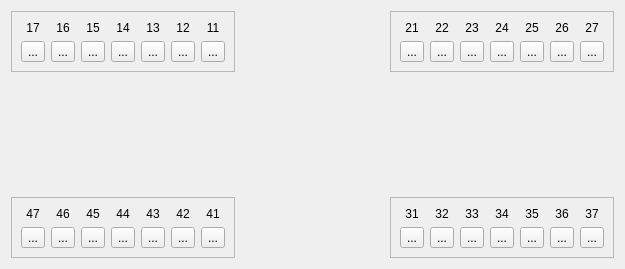
<?xml version="1.0" encoding="UTF-8"?>
<ui version="4.0">
 <class>TeethForm</class>
 <widget class="QWidget" name="TeethForm">
  <property name="geometry">
   <rect>
    <x>0</x>
    <y>0</y>
    <width>625</width>
    <height>269</height>
   </rect>
  </property>
  <property name="windowTitle">
   <string>Form</string>
  </property>
  <layout class="QVBoxLayout" name="verticalLayout_34">
   <item>
    <layout class="QVBoxLayout" name="verticalLayout_33">
     <item>
      <layout class="QHBoxLayout" name="horizontalLayout_6">
       <item>
        <widget class="QFrame" name="frame">
         <property name="frameShape">
          <enum>QFrame::StyledPanel</enum>
         </property>
         <property name="frameShadow">
          <enum>QFrame::Raised</enum>
         </property>
         <layout class="QVBoxLayout" name="verticalLayout_29">
          <item>
           <layout class="QHBoxLayout" name="horizontalLayout">
            <item>
             <layout class="QVBoxLayout" name="verticalLayout_7">
              <item>
               <widget class="QLabel" name="label">
                <property name="styleSheet">
                 <string notr="true">QLabel {color: rgb(0, 255, 0)};
</string>
                </property>
                <property name="text">
                 <string>17</string>
                </property>
                <property name="alignment">
                 <set>Qt::AlignCenter</set>
                </property>
               </widget>
              </item>
              <item>
               <widget class="QToolButton" name="toolButton_17">
                <property name="styleSheet">
                 <string notr="true"/>
                </property>
                <property name="text">
                 <string>...</string>
                </property>
                <property name="icon">
                 <iconset resource="Image.qrc">
                  <normaloff>:/teeth/teeth/topLeft/17.png</normaloff>:/teeth/teeth/topLeft/17.png</iconset>
                </property>
                <property name="iconSize">
                 <size>
                  <width>25</width>
                  <height>60</height>
                 </size>
                </property>
               </widget>
              </item>
             </layout>
            </item>
            <item>
             <layout class="QVBoxLayout" name="verticalLayout_6">
              <item>
               <widget class="QLabel" name="label_7">
                <property name="styleSheet">
                 <string notr="true">QLabel {color: rgb(0, 255, 0)};
</string>
                </property>
                <property name="text">
                 <string>16</string>
                </property>
                <property name="alignment">
                 <set>Qt::AlignCenter</set>
                </property>
               </widget>
              </item>
              <item>
               <widget class="QToolButton" name="toolButton_16">
                <property name="text">
                 <string>...</string>
                </property>
                <property name="icon">
                 <iconset resource="Image.qrc">
                  <normaloff>:/teeth/teeth/topLeft/16.png</normaloff>:/teeth/teeth/topLeft/16.png</iconset>
                </property>
                <property name="iconSize">
                 <size>
                  <width>25</width>
                  <height>60</height>
                 </size>
                </property>
               </widget>
              </item>
             </layout>
            </item>
            <item>
             <layout class="QVBoxLayout" name="verticalLayout_5">
              <item>
               <widget class="QLabel" name="label_6">
                <property name="styleSheet">
                 <string notr="true">QLabel {color: rgb(0, 255, 0)};
</string>
                </property>
                <property name="text">
                 <string>15</string>
                </property>
                <property name="alignment">
                 <set>Qt::AlignCenter</set>
                </property>
               </widget>
              </item>
              <item>
               <widget class="QToolButton" name="toolButton_15">
                <property name="text">
                 <string>...</string>
                </property>
                <property name="icon">
                 <iconset resource="Image.qrc">
                  <normaloff>:/teeth/teeth/topLeft/15.png</normaloff>:/teeth/teeth/topLeft/15.png</iconset>
                </property>
                <property name="iconSize">
                 <size>
                  <width>25</width>
                  <height>60</height>
                 </size>
                </property>
               </widget>
              </item>
             </layout>
            </item>
            <item>
             <layout class="QVBoxLayout" name="verticalLayout_4">
              <item>
               <widget class="QLabel" name="label_5">
                <property name="styleSheet">
                 <string notr="true">QLabel {color: rgb(0, 255, 0)};
</string>
                </property>
                <property name="text">
                 <string>14</string>
                </property>
                <property name="alignment">
                 <set>Qt::AlignCenter</set>
                </property>
               </widget>
              </item>
              <item>
               <widget class="QToolButton" name="toolButton_14">
                <property name="text">
                 <string>...</string>
                </property>
                <property name="icon">
                 <iconset resource="Image.qrc">
                  <normaloff>:/teeth/teeth/topLeft/15.png</normaloff>:/teeth/teeth/topLeft/15.png</iconset>
                </property>
                <property name="iconSize">
                 <size>
                  <width>25</width>
                  <height>60</height>
                 </size>
                </property>
               </widget>
              </item>
             </layout>
            </item>
            <item>
             <layout class="QVBoxLayout" name="verticalLayout_3">
              <item>
               <widget class="QLabel" name="label_4">
                <property name="styleSheet">
                 <string notr="true">QLabel {color: rgb(0, 255, 0)};
</string>
                </property>
                <property name="text">
                 <string>13</string>
                </property>
                <property name="alignment">
                 <set>Qt::AlignCenter</set>
                </property>
               </widget>
              </item>
              <item>
               <widget class="QToolButton" name="toolButton_13">
                <property name="text">
                 <string>...</string>
                </property>
                <property name="icon">
                 <iconset resource="Image.qrc">
                  <normaloff>:/teeth/teeth/topLeft/13.png</normaloff>:/teeth/teeth/topLeft/13.png</iconset>
                </property>
                <property name="iconSize">
                 <size>
                  <width>25</width>
                  <height>60</height>
                 </size>
                </property>
               </widget>
              </item>
             </layout>
            </item>
            <item>
             <layout class="QVBoxLayout" name="verticalLayout_2">
              <item>
               <widget class="QLabel" name="label_3">
                <property name="styleSheet">
                 <string notr="true">QLabel {color: rgb(0, 255, 0)};
</string>
                </property>
                <property name="text">
                 <string>12</string>
                </property>
                <property name="alignment">
                 <set>Qt::AlignCenter</set>
                </property>
               </widget>
              </item>
              <item>
               <widget class="QToolButton" name="toolButton_12">
                <property name="text">
                 <string>...</string>
                </property>
                <property name="icon">
                 <iconset resource="Image.qrc">
                  <normaloff>:/teeth/teeth/topLeft/12.png</normaloff>:/teeth/teeth/topLeft/12.png</iconset>
                </property>
                <property name="iconSize">
                 <size>
                  <width>25</width>
                  <height>60</height>
                 </size>
                </property>
               </widget>
              </item>
             </layout>
            </item>
            <item>
             <layout class="QVBoxLayout" name="verticalLayout">
              <item>
               <widget class="QLabel" name="label_2">
                <property name="styleSheet">
                 <string notr="true">QLabel {color: rgb(0, 255, 0)};
</string>
                </property>
                <property name="text">
                 <string>11</string>
                </property>
                <property name="alignment">
                 <set>Qt::AlignCenter</set>
                </property>
               </widget>
              </item>
              <item>
               <widget class="QToolButton" name="toolButton_11">
                <property name="text">
                 <string>...</string>
                </property>
                <property name="icon">
                 <iconset resource="Image.qrc">
                  <normaloff>:/teeth/teeth/topLeft/11.png</normaloff>:/teeth/teeth/topLeft/11.png</iconset>
                </property>
                <property name="iconSize">
                 <size>
                  <width>25</width>
                  <height>60</height>
                 </size>
                </property>
               </widget>
              </item>
             </layout>
            </item>
           </layout>
          </item>
         </layout>
        </widget>
       </item>
       <item>
        <spacer name="horizontalSpacer">
         <property name="orientation">
          <enum>Qt::Horizontal</enum>
         </property>
         <property name="sizeHint" stdset="0">
          <size>
           <width>18</width>
           <height>20</height>
          </size>
         </property>
        </spacer>
       </item>
       <item>
        <widget class="QFrame" name="frame_2">
         <property name="frameShape">
          <enum>QFrame::StyledPanel</enum>
         </property>
         <property name="frameShadow">
          <enum>QFrame::Raised</enum>
         </property>
         <layout class="QVBoxLayout" name="verticalLayout_30">
          <item>
           <layout class="QHBoxLayout" name="horizontalLayout_2">
            <item>
             <layout class="QVBoxLayout" name="verticalLayout_8">
              <item>
               <widget class="QLabel" name="label_13">
                <property name="styleSheet">
                 <string notr="true">QLabel {color: rgb(0, 255, 0)};
</string>
                </property>
                <property name="text">
                 <string>21</string>
                </property>
                <property name="alignment">
                 <set>Qt::AlignCenter</set>
                </property>
               </widget>
              </item>
              <item>
               <widget class="QToolButton" name="toolButton_21">
                <property name="text">
                 <string>...</string>
                </property>
                <property name="icon">
                 <iconset resource="Image.qrc">
                  <normaloff>:/teeth/teeth/topRight/21.png</normaloff>:/teeth/teeth/topRight/21.png</iconset>
                </property>
                <property name="iconSize">
                 <size>
                  <width>25</width>
                  <height>60</height>
                 </size>
                </property>
               </widget>
              </item>
             </layout>
            </item>
            <item>
             <layout class="QVBoxLayout" name="verticalLayout_9">
              <item>
               <widget class="QLabel" name="label_10">
                <property name="styleSheet">
                 <string notr="true">QLabel {color: rgb(0, 255, 0)};
</string>
                </property>
                <property name="text">
                 <string>22</string>
                </property>
                <property name="alignment">
                 <set>Qt::AlignCenter</set>
                </property>
               </widget>
              </item>
              <item>
               <widget class="QToolButton" name="toolButton_22">
                <property name="text">
                 <string>...</string>
                </property>
                <property name="icon">
                 <iconset resource="Image.qrc">
                  <normaloff>:/teeth/teeth/topRight/22.png</normaloff>:/teeth/teeth/topRight/22.png</iconset>
                </property>
                <property name="iconSize">
                 <size>
                  <width>25</width>
                  <height>60</height>
                 </size>
                </property>
               </widget>
              </item>
             </layout>
            </item>
            <item>
             <layout class="QVBoxLayout" name="verticalLayout_10">
              <item>
               <widget class="QLabel" name="label_8">
                <property name="styleSheet">
                 <string notr="true">QLabel {color: rgb(0, 255, 0)};
</string>
                </property>
                <property name="text">
                 <string>23</string>
                </property>
                <property name="alignment">
                 <set>Qt::AlignCenter</set>
                </property>
               </widget>
              </item>
              <item>
               <widget class="QToolButton" name="toolButton_23">
                <property name="text">
                 <string>...</string>
                </property>
                <property name="icon">
                 <iconset resource="Image.qrc">
                  <normaloff>:/teeth/teeth/topRight/23.png</normaloff>:/teeth/teeth/topRight/23.png</iconset>
                </property>
                <property name="iconSize">
                 <size>
                  <width>25</width>
                  <height>60</height>
                 </size>
                </property>
               </widget>
              </item>
             </layout>
            </item>
            <item>
             <layout class="QVBoxLayout" name="verticalLayout_11">
              <item>
               <widget class="QLabel" name="label_14">
                <property name="styleSheet">
                 <string notr="true">QLabel {color: rgb(0, 255, 0)};
</string>
                </property>
                <property name="text">
                 <string>24</string>
                </property>
                <property name="alignment">
                 <set>Qt::AlignCenter</set>
                </property>
               </widget>
              </item>
              <item>
               <widget class="QToolButton" name="toolButton_24">
                <property name="text">
                 <string>...</string>
                </property>
                <property name="icon">
                 <iconset resource="Image.qrc">
                  <normaloff>:/teeth/teeth/topRight/24.png</normaloff>:/teeth/teeth/topRight/24.png</iconset>
                </property>
                <property name="iconSize">
                 <size>
                  <width>25</width>
                  <height>60</height>
                 </size>
                </property>
               </widget>
              </item>
             </layout>
            </item>
            <item>
             <layout class="QVBoxLayout" name="verticalLayout_12">
              <item>
               <widget class="QLabel" name="label_9">
                <property name="styleSheet">
                 <string notr="true">QLabel {color: rgb(0, 255, 0)};
</string>
                </property>
                <property name="text">
                 <string>25</string>
                </property>
                <property name="alignment">
                 <set>Qt::AlignCenter</set>
                </property>
               </widget>
              </item>
              <item>
               <widget class="QToolButton" name="toolButton_25">
                <property name="text">
                 <string>...</string>
                </property>
                <property name="icon">
                 <iconset resource="Image.qrc">
                  <normaloff>:/teeth/teeth/topRight/25.png</normaloff>:/teeth/teeth/topRight/25.png</iconset>
                </property>
                <property name="iconSize">
                 <size>
                  <width>25</width>
                  <height>60</height>
                 </size>
                </property>
               </widget>
              </item>
             </layout>
            </item>
            <item>
             <layout class="QVBoxLayout" name="verticalLayout_13">
              <item>
               <widget class="QLabel" name="label_11">
                <property name="styleSheet">
                 <string notr="true">QLabel {color: rgb(0, 255, 0)};
</string>
                </property>
                <property name="text">
                 <string>26</string>
                </property>
                <property name="alignment">
                 <set>Qt::AlignCenter</set>
                </property>
               </widget>
              </item>
              <item>
               <widget class="QToolButton" name="toolButton_26">
                <property name="text">
                 <string>...</string>
                </property>
                <property name="icon">
                 <iconset resource="Image.qrc">
                  <normaloff>:/teeth/teeth/topRight/26.png</normaloff>:/teeth/teeth/topRight/26.png</iconset>
                </property>
                <property name="iconSize">
                 <size>
                  <width>25</width>
                  <height>60</height>
                 </size>
                </property>
               </widget>
              </item>
             </layout>
            </item>
            <item>
             <layout class="QVBoxLayout" name="verticalLayout_14">
              <item>
               <widget class="QLabel" name="label_12">
                <property name="styleSheet">
                 <string notr="true">QLabel {color: rgb(0, 255, 0)};
</string>
                </property>
                <property name="text">
                 <string>27</string>
                </property>
                <property name="alignment">
                 <set>Qt::AlignCenter</set>
                </property>
               </widget>
              </item>
              <item>
               <widget class="QToolButton" name="toolButton_27">
                <property name="text">
                 <string>...</string>
                </property>
                <property name="icon">
                 <iconset resource="Image.qrc">
                  <normaloff>:/teeth/teeth/topRight/27.png</normaloff>:/teeth/teeth/topRight/27.png</iconset>
                </property>
                <property name="iconSize">
                 <size>
                  <width>25</width>
                  <height>60</height>
                 </size>
                </property>
               </widget>
              </item>
             </layout>
            </item>
           </layout>
          </item>
         </layout>
        </widget>
       </item>
      </layout>
     </item>
     <item>
      <spacer name="verticalSpacer">
       <property name="orientation">
        <enum>Qt::Vertical</enum>
       </property>
       <property name="sizeHint" stdset="0">
        <size>
         <width>20</width>
         <height>17</height>
        </size>
       </property>
      </spacer>
     </item>
     <item>
      <layout class="QHBoxLayout" name="horizontalLayout_5">
       <item>
        <widget class="QFrame" name="frame_3">
         <property name="frameShape">
          <enum>QFrame::StyledPanel</enum>
         </property>
         <property name="frameShadow">
          <enum>QFrame::Raised</enum>
         </property>
         <layout class="QVBoxLayout" name="verticalLayout_31">
          <item>
           <layout class="QHBoxLayout" name="horizontalLayout_3">
            <item>
             <layout class="QVBoxLayout" name="verticalLayout_28">
              <item>
               <widget class="QLabel" name="label_20">
                <property name="styleSheet">
                 <string notr="true">QLabel {color: rgb(0, 255, 0)};
</string>
                </property>
                <property name="text">
                 <string>47</string>
                </property>
                <property name="alignment">
                 <set>Qt::AlignCenter</set>
                </property>
               </widget>
              </item>
              <item>
               <widget class="QToolButton" name="toolButton_47">
                <property name="text">
                 <string>...</string>
                </property>
                <property name="icon">
                 <iconset resource="Image.qrc">
                  <normaloff>:/teeth/teeth/bottomLeft/47.png</normaloff>:/teeth/teeth/bottomLeft/47.png</iconset>
                </property>
                <property name="iconSize">
                 <size>
                  <width>25</width>
                  <height>60</height>
                 </size>
                </property>
               </widget>
              </item>
             </layout>
            </item>
            <item>
             <layout class="QVBoxLayout" name="verticalLayout_27">
              <item>
               <widget class="QLabel" name="label_17">
                <property name="styleSheet">
                 <string notr="true">QLabel {color: rgb(0, 255, 0)};
</string>
                </property>
                <property name="text">
                 <string>46</string>
                </property>
                <property name="alignment">
                 <set>Qt::AlignCenter</set>
                </property>
               </widget>
              </item>
              <item>
               <widget class="QToolButton" name="toolButton_46">
                <property name="text">
                 <string>...</string>
                </property>
                <property name="icon">
                 <iconset resource="Image.qrc">
                  <normaloff>:/teeth/teeth/bottomLeft/46.png</normaloff>:/teeth/teeth/bottomLeft/46.png</iconset>
                </property>
                <property name="iconSize">
                 <size>
                  <width>25</width>
                  <height>60</height>
                 </size>
                </property>
               </widget>
              </item>
             </layout>
            </item>
            <item>
             <layout class="QVBoxLayout" name="verticalLayout_26">
              <item>
               <widget class="QLabel" name="label_15">
                <property name="styleSheet">
                 <string notr="true">QLabel {color: rgb(0, 255, 0)};
</string>
                </property>
                <property name="text">
                 <string>45</string>
                </property>
                <property name="alignment">
                 <set>Qt::AlignCenter</set>
                </property>
               </widget>
              </item>
              <item>
               <widget class="QToolButton" name="toolButton_45">
                <property name="text">
                 <string>...</string>
                </property>
                <property name="icon">
                 <iconset resource="Image.qrc">
                  <normaloff>:/teeth/teeth/bottomLeft/45.png</normaloff>:/teeth/teeth/bottomLeft/45.png</iconset>
                </property>
                <property name="iconSize">
                 <size>
                  <width>25</width>
                  <height>60</height>
                 </size>
                </property>
               </widget>
              </item>
             </layout>
            </item>
            <item>
             <layout class="QVBoxLayout" name="verticalLayout_25">
              <item>
               <widget class="QLabel" name="label_21">
                <property name="styleSheet">
                 <string notr="true">QLabel {color: rgb(0, 255, 0)};
</string>
                </property>
                <property name="text">
                 <string>44</string>
                </property>
                <property name="alignment">
                 <set>Qt::AlignCenter</set>
                </property>
               </widget>
              </item>
              <item>
               <widget class="QToolButton" name="toolButton_44">
                <property name="text">
                 <string>...</string>
                </property>
                <property name="icon">
                 <iconset resource="Image.qrc">
                  <normaloff>:/teeth/teeth/bottomLeft/44.png</normaloff>:/teeth/teeth/bottomLeft/44.png</iconset>
                </property>
                <property name="iconSize">
                 <size>
                  <width>25</width>
                  <height>60</height>
                 </size>
                </property>
               </widget>
              </item>
             </layout>
            </item>
            <item>
             <layout class="QVBoxLayout" name="verticalLayout_24">
              <item>
               <widget class="QLabel" name="label_16">
                <property name="styleSheet">
                 <string notr="true">QLabel {color: rgb(0, 255, 0)};
</string>
                </property>
                <property name="text">
                 <string>43</string>
                </property>
                <property name="alignment">
                 <set>Qt::AlignCenter</set>
                </property>
               </widget>
              </item>
              <item>
               <widget class="QToolButton" name="toolButton_43">
                <property name="text">
                 <string>...</string>
                </property>
                <property name="icon">
                 <iconset resource="Image.qrc">
                  <normaloff>:/teeth/teeth/bottomLeft/43.png</normaloff>:/teeth/teeth/bottomLeft/43.png</iconset>
                </property>
                <property name="iconSize">
                 <size>
                  <width>25</width>
                  <height>60</height>
                 </size>
                </property>
               </widget>
              </item>
             </layout>
            </item>
            <item>
             <layout class="QVBoxLayout" name="verticalLayout_23">
              <item>
               <widget class="QLabel" name="label_18">
                <property name="styleSheet">
                 <string notr="true">QLabel {color: rgb(0, 255, 0)};
</string>
                </property>
                <property name="text">
                 <string>42</string>
                </property>
                <property name="alignment">
                 <set>Qt::AlignCenter</set>
                </property>
               </widget>
              </item>
              <item>
               <widget class="QToolButton" name="toolButton_42">
                <property name="text">
                 <string>...</string>
                </property>
                <property name="icon">
                 <iconset resource="Image.qrc">
                  <normaloff>:/teeth/teeth/bottomLeft/42.png</normaloff>:/teeth/teeth/bottomLeft/42.png</iconset>
                </property>
                <property name="iconSize">
                 <size>
                  <width>25</width>
                  <height>60</height>
                 </size>
                </property>
               </widget>
              </item>
             </layout>
            </item>
            <item>
             <layout class="QVBoxLayout" name="verticalLayout_22">
              <item>
               <widget class="QLabel" name="label_19">
                <property name="styleSheet">
                 <string notr="true">QLabel {color: rgb(0, 255, 0)};
</string>
                </property>
                <property name="text">
                 <string>41</string>
                </property>
                <property name="alignment">
                 <set>Qt::AlignCenter</set>
                </property>
               </widget>
              </item>
              <item>
               <widget class="QToolButton" name="toolButton_41">
                <property name="text">
                 <string>...</string>
                </property>
                <property name="icon">
                 <iconset resource="Image.qrc">
                  <normaloff>:/teeth/teeth/bottomLeft/41.png</normaloff>:/teeth/teeth/bottomLeft/41.png</iconset>
                </property>
                <property name="iconSize">
                 <size>
                  <width>25</width>
                  <height>60</height>
                 </size>
                </property>
               </widget>
              </item>
             </layout>
            </item>
           </layout>
          </item>
         </layout>
        </widget>
       </item>
       <item>
        <spacer name="horizontalSpacer_2">
         <property name="orientation">
          <enum>Qt::Horizontal</enum>
         </property>
         <property name="sizeHint" stdset="0">
          <size>
           <width>18</width>
           <height>20</height>
          </size>
         </property>
        </spacer>
       </item>
       <item>
        <widget class="QFrame" name="frame_4">
         <property name="frameShape">
          <enum>QFrame::StyledPanel</enum>
         </property>
         <property name="frameShadow">
          <enum>QFrame::Raised</enum>
         </property>
         <layout class="QVBoxLayout" name="verticalLayout_32">
          <item>
           <layout class="QHBoxLayout" name="horizontalLayout_4">
            <item>
             <layout class="QVBoxLayout" name="verticalLayout_15">
              <item>
               <widget class="QLabel" name="label_27">
                <property name="styleSheet">
                 <string notr="true">QLabel {color: rgb(0, 255, 0)};
</string>
                </property>
                <property name="text">
                 <string>31</string>
                </property>
                <property name="alignment">
                 <set>Qt::AlignCenter</set>
                </property>
               </widget>
              </item>
              <item>
               <widget class="QToolButton" name="toolButton_31">
                <property name="text">
                 <string>...</string>
                </property>
                <property name="icon">
                 <iconset resource="Image.qrc">
                  <normaloff>:/teeth/teeth/bottomRight/31.png</normaloff>:/teeth/teeth/bottomRight/31.png</iconset>
                </property>
                <property name="iconSize">
                 <size>
                  <width>25</width>
                  <height>60</height>
                 </size>
                </property>
               </widget>
              </item>
             </layout>
            </item>
            <item>
             <layout class="QVBoxLayout" name="verticalLayout_16">
              <item>
               <widget class="QLabel" name="label_24">
                <property name="styleSheet">
                 <string notr="true">QLabel {color: rgb(0, 255, 0)};
</string>
                </property>
                <property name="text">
                 <string>32</string>
                </property>
                <property name="alignment">
                 <set>Qt::AlignCenter</set>
                </property>
               </widget>
              </item>
              <item>
               <widget class="QToolButton" name="toolButton_32">
                <property name="text">
                 <string>...</string>
                </property>
                <property name="icon">
                 <iconset resource="Image.qrc">
                  <normaloff>:/teeth/teeth/bottomRight/32.png</normaloff>:/teeth/teeth/bottomRight/32.png</iconset>
                </property>
                <property name="iconSize">
                 <size>
                  <width>25</width>
                  <height>60</height>
                 </size>
                </property>
               </widget>
              </item>
             </layout>
            </item>
            <item>
             <layout class="QVBoxLayout" name="verticalLayout_17">
              <item>
               <widget class="QLabel" name="label_22">
                <property name="styleSheet">
                 <string notr="true">QLabel {color: rgb(0, 255, 0)};
</string>
                </property>
                <property name="text">
                 <string>33</string>
                </property>
                <property name="alignment">
                 <set>Qt::AlignCenter</set>
                </property>
               </widget>
              </item>
              <item>
               <widget class="QToolButton" name="toolButton_33">
                <property name="text">
                 <string>...</string>
                </property>
                <property name="icon">
                 <iconset resource="Image.qrc">
                  <normaloff>:/teeth/teeth/bottomRight/33.png</normaloff>:/teeth/teeth/bottomRight/33.png</iconset>
                </property>
                <property name="iconSize">
                 <size>
                  <width>25</width>
                  <height>60</height>
                 </size>
                </property>
               </widget>
              </item>
             </layout>
            </item>
            <item>
             <layout class="QVBoxLayout" name="verticalLayout_18">
              <item>
               <widget class="QLabel" name="label_28">
                <property name="styleSheet">
                 <string notr="true">QLabel {color: rgb(0, 255, 0)};
</string>
                </property>
                <property name="text">
                 <string>34</string>
                </property>
                <property name="alignment">
                 <set>Qt::AlignCenter</set>
                </property>
               </widget>
              </item>
              <item>
               <widget class="QToolButton" name="toolButton_34">
                <property name="text">
                 <string>...</string>
                </property>
                <property name="icon">
                 <iconset resource="Image.qrc">
                  <normaloff>:/teeth/teeth/bottomRight/34.png</normaloff>:/teeth/teeth/bottomRight/34.png</iconset>
                </property>
                <property name="iconSize">
                 <size>
                  <width>25</width>
                  <height>60</height>
                 </size>
                </property>
               </widget>
              </item>
             </layout>
            </item>
            <item>
             <layout class="QVBoxLayout" name="verticalLayout_19">
              <item>
               <widget class="QLabel" name="label_23">
                <property name="styleSheet">
                 <string notr="true">QLabel {color: rgb(0, 255, 0)};
</string>
                </property>
                <property name="text">
                 <string>35</string>
                </property>
                <property name="alignment">
                 <set>Qt::AlignCenter</set>
                </property>
               </widget>
              </item>
              <item>
               <widget class="QToolButton" name="toolButton_35">
                <property name="text">
                 <string>...</string>
                </property>
                <property name="icon">
                 <iconset resource="Image.qrc">
                  <normaloff>:/teeth/teeth/bottomRight/35.png</normaloff>:/teeth/teeth/bottomRight/35.png</iconset>
                </property>
                <property name="iconSize">
                 <size>
                  <width>25</width>
                  <height>60</height>
                 </size>
                </property>
               </widget>
              </item>
             </layout>
            </item>
            <item>
             <layout class="QVBoxLayout" name="verticalLayout_20">
              <item>
               <widget class="QLabel" name="label_25">
                <property name="styleSheet">
                 <string notr="true">QLabel {color: rgb(0, 255, 0)};
</string>
                </property>
                <property name="text">
                 <string>36</string>
                </property>
                <property name="alignment">
                 <set>Qt::AlignCenter</set>
                </property>
               </widget>
              </item>
              <item>
               <widget class="QToolButton" name="toolButton_36">
                <property name="text">
                 <string>...</string>
                </property>
                <property name="icon">
                 <iconset resource="Image.qrc">
                  <normaloff>:/teeth/teeth/bottomRight/36.png</normaloff>:/teeth/teeth/bottomRight/36.png</iconset>
                </property>
                <property name="iconSize">
                 <size>
                  <width>25</width>
                  <height>60</height>
                 </size>
                </property>
               </widget>
              </item>
             </layout>
            </item>
            <item>
             <layout class="QVBoxLayout" name="verticalLayout_21">
              <item>
               <widget class="QLabel" name="label_26">
                <property name="styleSheet">
                 <string notr="true">QLabel {color: rgb(0, 255, 0)};
</string>
                </property>
                <property name="text">
                 <string>37</string>
                </property>
                <property name="alignment">
                 <set>Qt::AlignCenter</set>
                </property>
               </widget>
              </item>
              <item>
               <widget class="QToolButton" name="toolButton_37">
                <property name="text">
                 <string>...</string>
                </property>
                <property name="icon">
                 <iconset resource="Image.qrc">
                  <normaloff>:/teeth/teeth/bottomRight/37.png</normaloff>:/teeth/teeth/bottomRight/37.png</iconset>
                </property>
                <property name="iconSize">
                 <size>
                  <width>25</width>
                  <height>60</height>
                 </size>
                </property>
               </widget>
              </item>
             </layout>
            </item>
           </layout>
          </item>
         </layout>
        </widget>
       </item>
      </layout>
     </item>
    </layout>
   </item>
  </layout>
 </widget>
 <resources>
  <include location="Image.qrc"/>
 </resources>
 <connections/>
</ui>
